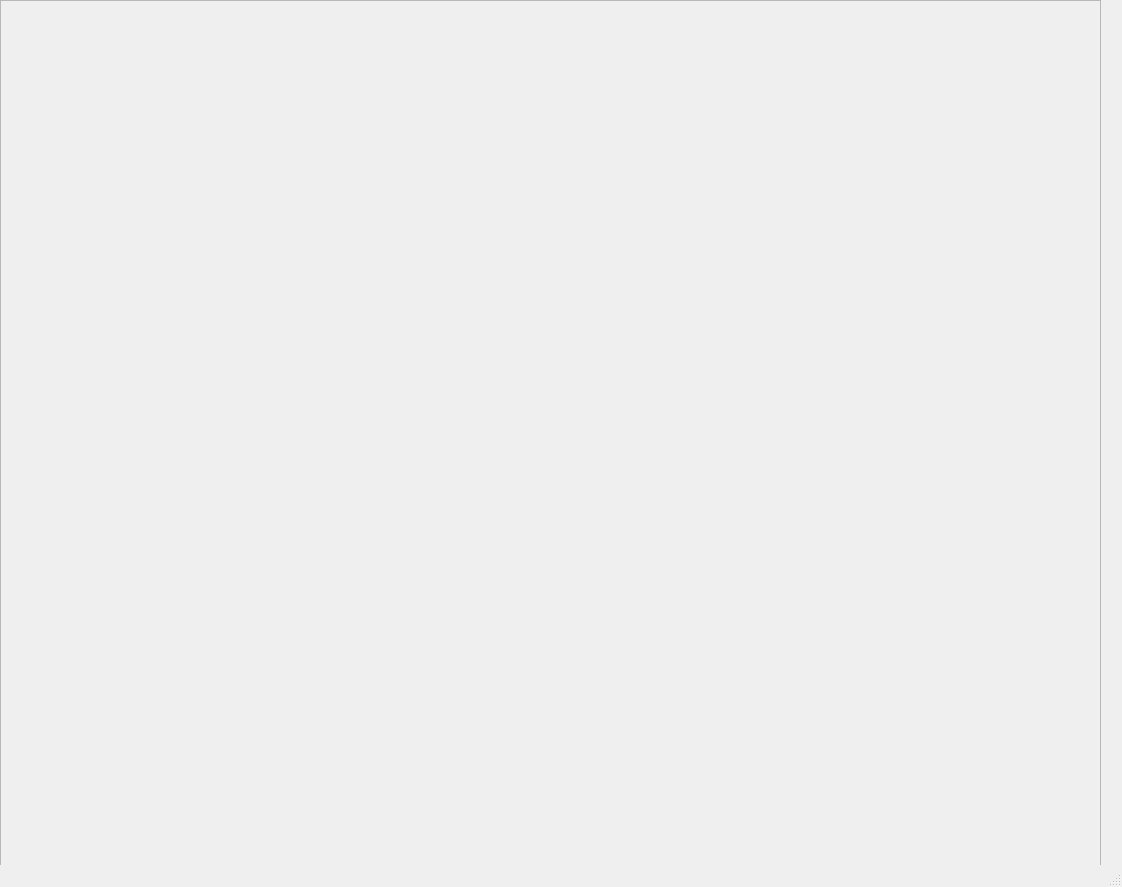
<?xml version="1.0" encoding="UTF-8"?>
<ui version="4.0">
 <class>MainWindow</class>
 <widget class="QMainWindow" name="MainWindow">
  <property name="geometry">
   <rect>
    <x>0</x>
    <y>0</y>
    <width>1122</width>
    <height>887</height>
   </rect>
  </property>
  <property name="windowTitle">
   <string>MainWindow</string>
  </property>
  <widget class="QWidget" name="centralwidget">
   <widget class="QFrame" name="frame">
    <property name="geometry">
     <rect>
      <x>0</x>
      <y>0</y>
      <width>1101</width>
      <height>881</height>
     </rect>
    </property>
    <property name="frameShape">
     <enum>QFrame::StyledPanel</enum>
    </property>
    <property name="frameShadow">
     <enum>QFrame::Raised</enum>
    </property>
   </widget>
  </widget>
  <widget class="QStatusBar" name="statusbar"/>
 </widget>
 <resources/>
 <connections/>
</ui>
